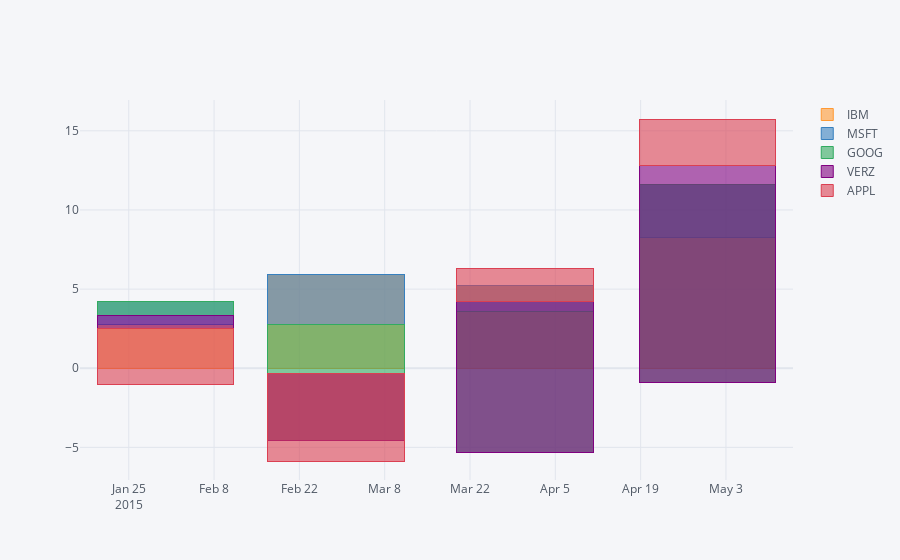

The notebook cell saved with this chart:
### Markdown cell above
Bars can also be stacked by a given dimension

### Code cell
df.resample('M').mean().iplot(kind='bar',barmode='stack',filename='Tutorial Bar Stacked')

### Figure 1 — Plotly figure (JSON) as saved in the notebook; plotly's stock layout.template omitted (floating-point values rounded to 4 significant figures)
{"data": [{"marker": {"color": "rgba(255, 153, 51, 0.6)", "line": {"color": "rgba(255, 153, 51, 1.0)", "width": 1}}, "name": "IBM", "orientation": "v", "text": "", "type": "bar", "x": ["2015-01-31", "2015-02-28", "2015-03-31", "2015-04-30"], "y": [2.755, 5.91, 5.256, 8.257]}, {"marker": {"color": "rgba(55, 128, 191, 0.6)", "line": {"color": "rgba(55, 128, 191, 1.0)", "width": 1}}, "name": "MSFT", "orientation": "v", "text": "", "type": "bar", "x": ["2015-01-31", "2015-02-28", "2015-03-31", "2015-04-30"], "y": [1.483, -3.169, -1.643, 3.348]}, {"marker": {"color": "rgba(50, 171, 96, 0.6)", "line": {"color": "rgba(50, 171, 96, 1.0)", "width": 1}}, "name": "GOOG", "orientation": "v", "text": "", "type": "bar", "x": ["2015-01-31", "2015-02-28", "2015-03-31", "2015-04-30"], "y": [-0.8824, -7.331, -8.96, -12.52]}, {"marker": {"color": "rgba(128, 0, 128, 0.6)", "line": {"color": "rgba(128, 0, 128, 1.0)", "width": 1}}, "name": "VERZ", "orientation": "v", "text": "", "type": "bar", "x": ["2015-01-31", "2015-02-28", "2015-03-31", "2015-04-30"], "y": [-0.8587, 4.288, 9.545, 13.7]}, {"marker": {"color": "rgba(219, 64, 82, 0.6)", "line": {"color": "rgba(219, 64, 82, 1.0)", "width": 1}}, "name": "APPL", "orientation": "v", "text": "", "type": "bar", "x": ["2015-01-31", "2015-02-28", "2015-03-31", "2015-04-30"], "y": [-3.532, -5.559, 2.094, 2.963]}], "layout": {"barmode": "stack", "legend": {"bgcolor": "#F5F6F9", "font": {"color": "#4D5663"}, "traceorder": "normal"}, "paper_bgcolor": "#F5F6F9", "plot_bgcolor": "#F5F6F9", "title": {"font": {"color": "#4D5663"}}, "xaxis": {"gridcolor": "#E1E5ED", "showgrid": true, "tickfont": {"color": "#4D5663"}, "title": {"font": {"color": "#4D5663"}, "text": ""}, "zerolinecolor": "#E1E5ED"}, "yaxis": {"gridcolor": "#E1E5ED", "showgrid": true, "tickfont": {"color": "#4D5663"}, "title": {"font": {"color": "#4D5663"}, "text": ""}, "zerolinecolor": "#E1E5ED"}}}
